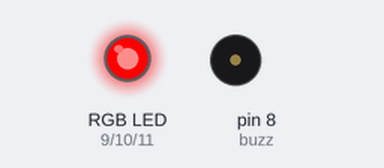
The sketch below on a simulated Arduino Uno, built with avr-gcc and run on an emulated ATmega328P. On the bench: an RGB LED mixed from three pins (HIGH = lit), buzzer (waves = sounding, pin HIGH).

Above: at 0.2 s.
At 0.7 s:
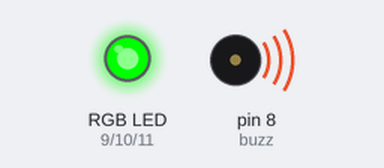
At 2.7 s:
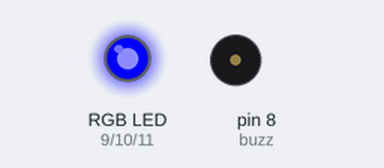
Timing chart, 0 to 3.5 s (numbered marks = the images above):
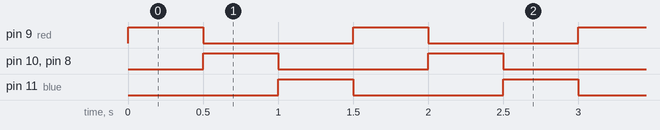

The sketch:

LEDRGB.ino
```cpp
int red = 9;
int green = 10;
int blue = 11;
int buzz = 8;

void setup() {
  // put your setup code here, to run once:
  pinMode(red, OUTPUT);
  pinMode(green, OUTPUT);
  pinMode(blue, OUTPUT);
  pinMode(buzz, OUTPUT);
}

void loop() {
  // put your main code here, to run repeatedly:
  analogWrite(red, 255);
  analogWrite(blue, 0);
  delay(500);
  digitalWrite(buzz, HIGH);
  analogWrite(red, 0);
  analogWrite(green, 255);
  delay(500);
  digitalWrite(buzz, LOW);
  analogWrite(green, 0);
  analogWrite(blue, 255);
  delay(500);
}
```

Measured:
- by itself, pin 9 (red), pin 10 (green), pin 11 (blue), pin 8 (buzz): alternates HIGH for 0.50 s and LOW for 1.0 s
- by itself, everything shown: repeats every 1.5 s, in 3 steps
